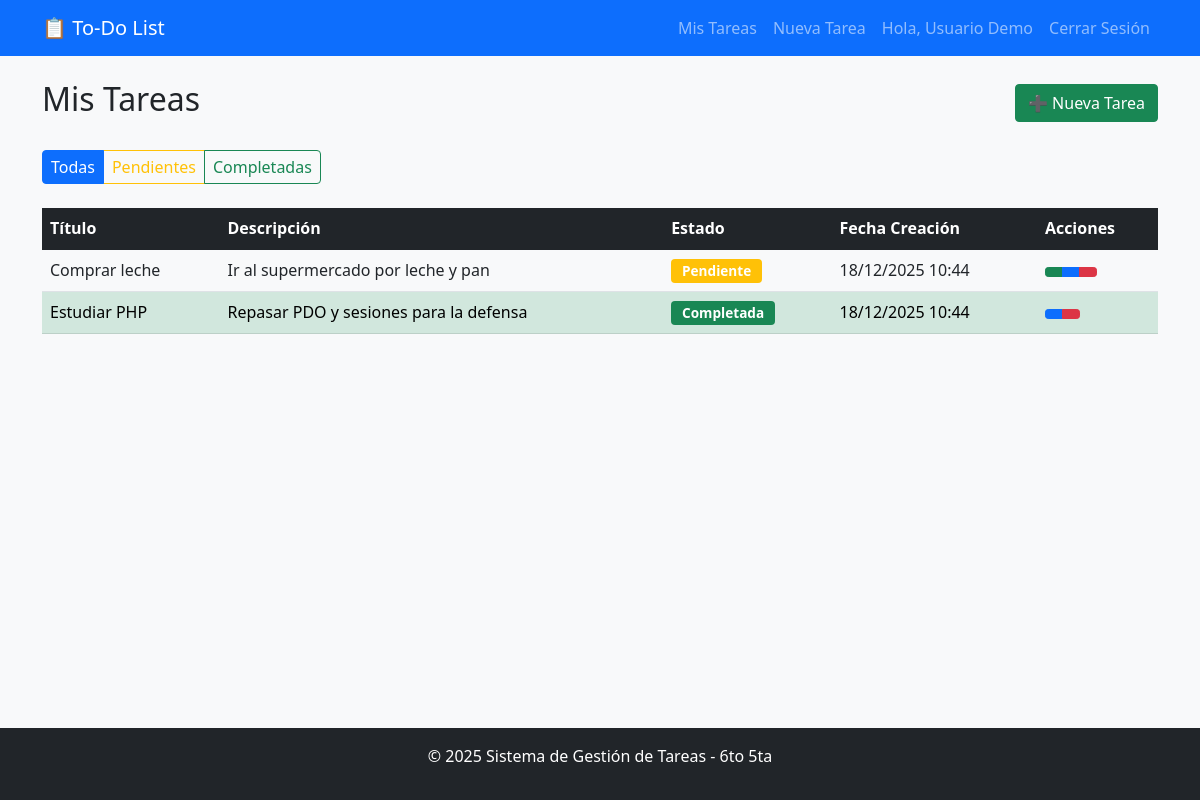
Page /dashboard.php (signed in) on the committed database.
### tables this page shows
CREATE TABLE tareas (
    id INT AUTO_INCREMENT PRIMARY KEY,
    usuario_id INT NOT NULL,
    titulo VARCHAR(255) NOT NULL,
    descripcion TEXT,
    estado ENUM('pendiente', 'completada') DEFAULT 'pendiente',
    fecha_creacion TIMESTAMP DEFAULT CURRENT_TIMESTAMP,
    fecha_actualizacion TIMESTAMP DEFAULT CURRENT_TIMESTAMP ON UPDATE CURRENT_TIMESTAMP,
    FOREIGN KEY (usuario_id) 
        REFERENCES usuarios(id) 
        ON DELETE CASCADE
);

### dashboard.php (the view, shortened to what this page needs)
<?php
include('includes/db.php');
$filter = isset($_GET['filter']) ? $_GET['filter'] : 'all';
$sql = "SELECT * FROM tareas WHERE usuario_id = ?";
$params = [$_SESSION['user_id']];
$sql .= " ORDER BY fecha_creacion DESC";
$stmt = $conn->prepare($sql);
$stmt->execute($params);
$tasks = $stmt->fetchAll();
include('includes/header.php');
?>
<div class="d-flex justify-content-between align-items-center mb-4">
    <h2>Mis Tareas</h2>
    <a href="create_task.php" class="btn btn-success">➕ Nueva Tarea</a>
</div>
<div class="mb-4">
    <div class="btn-group" role="group">
        <a href="?filter=all" class="btn btn-outline-primary <?php echo $filter == 'all' ? 'active' : ''; ?>">
            Todas
        </a>
        <a href="?filter=pending" class="btn btn-outline-warning <?php echo $filter == 'pending' ? 'active' : ''; ?>">
            Pendientes
        </a>
        <a href="?filter=completed" class="btn btn-outline-success <?php echo $filter == 'completed' ? 'active' : ''; ?>">
            Completadas
        </a>
    </div>
</div>
<div class="table-responsive">
    <table class="table table-hover">
        <thead class="table-dark">
            <tr>
                <th>Título</th>
                <th>Descripción</th>
                <th>Estado</th>
                <th>Fecha Creación</th>
                <th>Acciones</th>
            </tr>
        </thead>
        <tbody>
            <?php if(empty($tasks)): ?>
                <tr>
                    <td colspan="5" class="text-center">No hay tareas registradas</td>
                </tr>
            <?php else: ?>
                <?php foreach($tasks as $task): ?>
                <tr class="<?php echo $task['estado'] == 'completada' ? 'table-success' : ''; ?>">
                    <td><?php echo htmlspecialchars($task['titulo']); ?></td>
                    <td><?php echo htmlspecialchars($task['descripcion']); ?></td>
                    <td>
                        <span class="badge bg-<?php echo $task['estado'] == 'completada' ? 'success' : 'warning'; ?>">
                            <?php echo ucfirst($task['estado']); ?>
                        </span>
                    </td>
                    <td><?php echo date('d/m/Y H:i', strtotime($task['fecha_creacion'])); ?></td>
                    <td>
                        <div class="btn-group btn-group-sm">
                            <?php if($task['estado'] == 'pendiente'): ?>
                                <a href="update_task.php?id=<?php echo $task['id']; ?>&action=complete"
                                   class="btn btn-success" title="Completar">
                                </a>
                            <?php endif; ?>
                            <a href="update_task.php?id=<?php echo $task['id']; ?>&action=edit"
                               class="btn btn-primary" title="Editar">
                            </a>
                            <a href="delete_task.php?id=<?php echo $task['id']; ?>"
                               class="btn btn-danger"
                               onclick="return confirm('¿Eliminar esta tarea?')" title="Eliminar">
                            </a>
                        </div>
                    </td>
                </tr>
                <?php endforeach; ?>
            <?php endif; ?>
        </tbody>
    </table>
</div>
<?php include('includes/footer.php'); ?>

### header.php (shortened to what this page needs)
<!DOCTYPE html>
<html lang="es">
<head>
    <link href="https://cdn.jsdelivr.net/npm/bootstrap@5.1.3/dist/css/bootstrap.min.css" rel="stylesheet">
    <link rel="stylesheet" href="style.css">
</head>
<body>
    <?php include('includes/navbar.php'); ?>
    <main class="container mt-4">

### navbar.php (shortened to what this page needs)
<nav class="navbar navbar-expand-lg navbar-dark bg-primary">
    <div class="container">
        <a class="navbar-brand" href="index.php">📋 To-Do List</a>
        <div class="collapse navbar-collapse" id="navbarNav">
            <ul class="navbar-nav ms-auto">
                <?php if(isset($_SESSION['user_id'])): ?>
                    <li class="nav-item">
                        <a class="nav-link" href="dashboard.php">Mis Tareas</a>
                    </li>
                    <li class="nav-item">
                        <a class="nav-link" href="create_task.php">Nueva Tarea</a>
                    </li>
                    <li class="nav-item">
                        <span class="nav-link">Hola, <?php echo htmlspecialchars($_SESSION['user_name']); ?></span>
                    </li>
                    <li class="nav-item">
                        <a class="nav-link" href="logout.php">Cerrar Sesión</a>
                    </li>
                <?php endif; ?>
            </ul>
        </div>
    </div>
</nav>

### footer.php (shortened to what this page needs)
    </main>
    <footer class="bg-dark text-white text-center py-3 mt-5">
        <div class="container">
            <p>&copy; <?php echo date('Y'); ?> Sistema de Gestión de Tareas - 6to 5ta</p>
        </div>
    </footer>
</body>
</html>

### style.css (style rules this page uses)
body { background-color: #f8f9fa; min-height: 100vh; display: flex; flex-direction: column; }
main { flex: 1; }
.btn-group .btn { padding: 0.25rem 0.5rem; }
.badge { font-size: 0.85em; padding: 0.4em 0.8em; }
.table-success { animation: fadeIn 0.5s ease-in; }

### rows in the picture
tareas: titulo "Comprar leche", descripcion "Ir al supermercado por leche y pan", estado "Pendiente", fecha_creacion "18/12/2025 10:44"
tareas: titulo "Estudiar PHP", descripcion "Repasar PDO y sesiones para la defensa", estado "Completada", fecha_creacion "18/12/2025 10:44"

### other values in the picture
$_SESSION['user_name'] "Usuario Demo"
